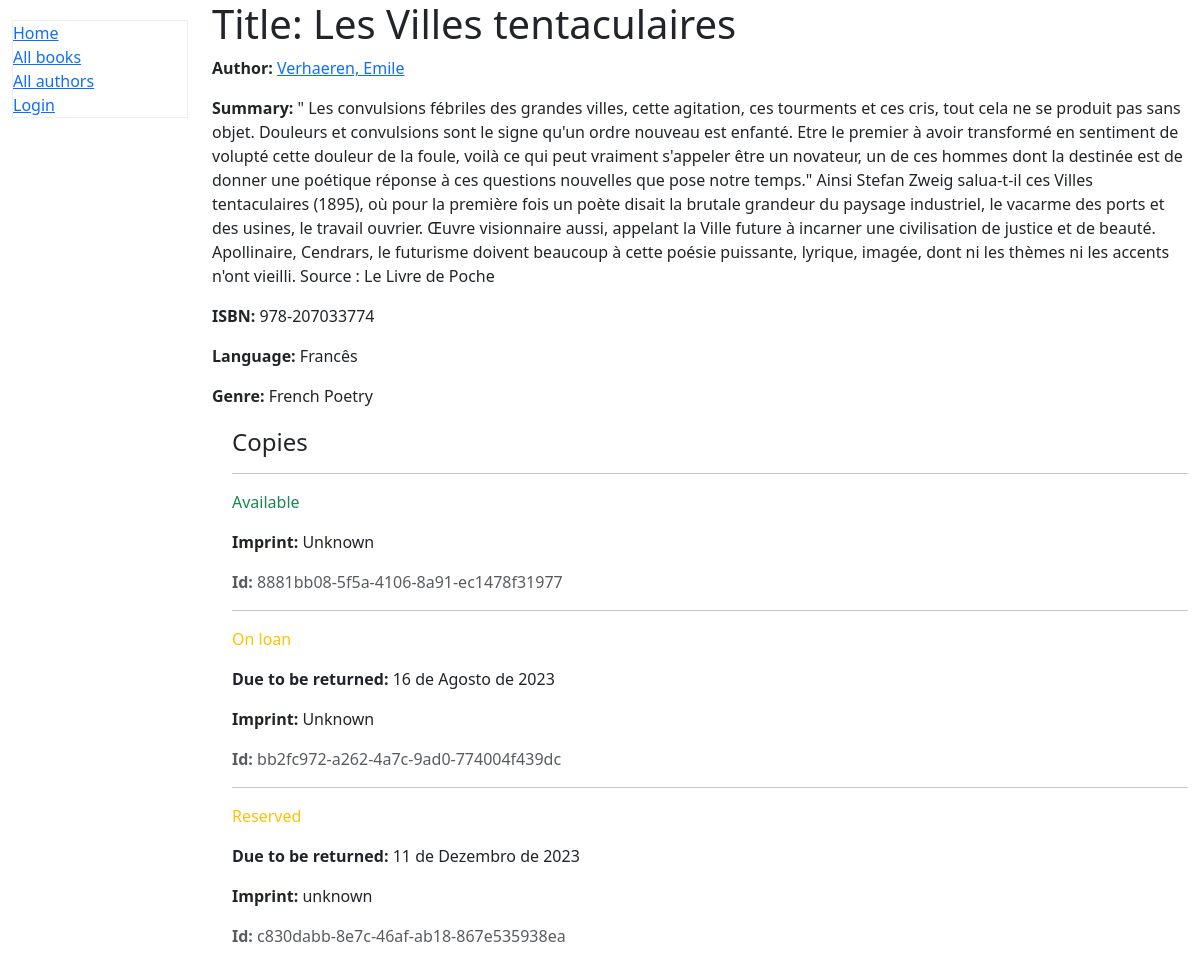
/catalog/book/2, run on an earlier commit of the app's database.
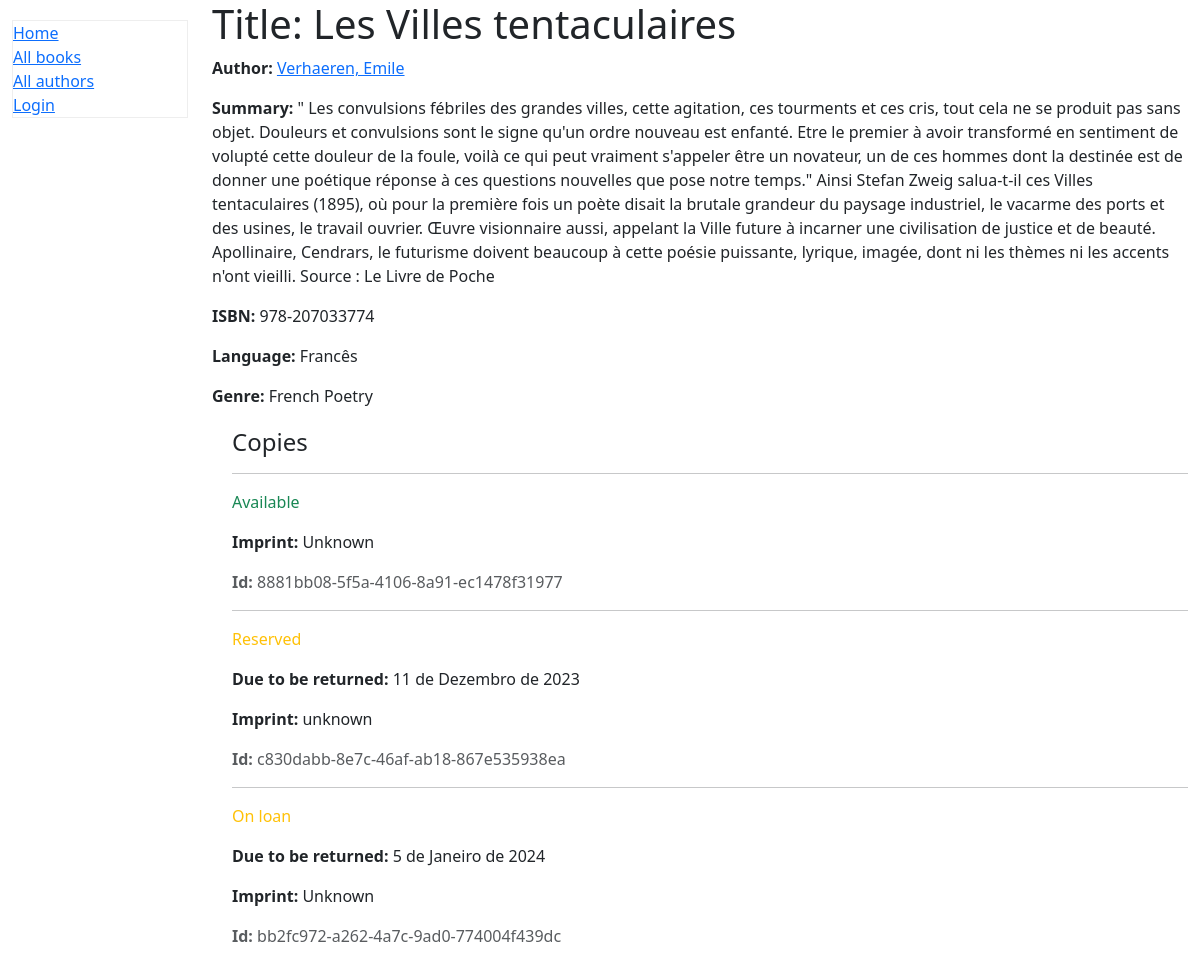
And on a later commit of the database.
### catalog/models.py (models this page shows, shortened)
class Book(models.Model):
    title = models.CharField(max_length=200)
    author = models.ForeignKey(Author, on_delete=models.RESTRICT, null=True)
    summary = models.TextField(
        max_length=1000, help_text="Enter a brief description of the book")
    isbn = models.CharField('ISBN', max_length=13,
                            unique=True,
                            help_text='13 Character <a href="https://www.isbn-international.org/content/what-isbn'
                                      '">ISBN number</a>')
    genre = models.ManyToManyField(
        Genre, help_text="Select a genre for this book")
    language = models.ForeignKey(
        'Language', on_delete=models.SET_NULL, null=True)
    def display_genre(self):
        """Create a string for the Genre. This is required to display genre in Admin."""
        return ', '.join(genre.name for genre in self.genre.all()[:3])
    display_genre.short_description = 'Gênero'

class Author(models.Model):
    first_name = models.CharField(max_length=100)
    last_name = models.CharField(max_length=100)
    date_of_birth = models.DateField(null=True, blank=True)
    date_of_death = models.DateField('Died', null=True, blank=True)
    class Meta:
        ordering = ['last_name', 'first_name']
    def __str__(self):
        return f'{self.last_name}, {self.first_name}'

class Language(models.Model):
    name = models.CharField(max_length=200,
                            unique=True,
                            help_text="Enter the book's natural language (e.g. English, French, Japanese etc.)")
    def __str__(self):
        return self.name

class Genre(models.Model):
    name = models.CharField(
        max_length=200,
        unique=True,
        help_text="Enter a book genre (e.g. Science Fiction, French Poetry etc.)"
    )
    def __str__(self):
        return self.name

class BookInstance(models.Model):
    id = models.UUIDField(primary_key=True, default=uuid.uuid4,
                          help_text="Unique ID for this particular book across whole library")
    book = models.ForeignKey(Book, on_delete=models.RESTRICT, null=True)
    imprint = models.CharField(max_length=200)
    due_back = models.DateField(null=True, blank=True)
    LOAN_STATUS = (
        ('m', 'Maintenance'),
        ('o', 'On loan'),
        ('a', 'Available'),
        ('r', 'Reserved'),
    )
    status = models.CharField(
        max_length=1,
        choices=LOAN_STATUS,
        blank=True,
        default='m',
        help_text='Book availability',
    )
    borrower = models.ForeignKey(User, on_delete=models.SET_NULL, null=True, blank=True)
    class Meta:
        ordering = ['due_back']
        permissions = (("can_mark_returned", "Set book as returned"),)

### catalog/views.py (the view)
# urls.py: re_path(r'^book/(?P<pk>\d+)$', views.BookDetailView.as_view(), name='book-detail'),
class BookDetailView(generic.DetailView):
    model = Book
    template_name = 'catalog/book_detail.html'

### catalog/templates/catalog/book_detail.html
{% extends "base_generic.html" %}
{% block content %}
  <h1>Title: {{ book.title }}</h1>
  <p><strong>Author:</strong> <a href="">{{ book.author }}</a></p>
  <p><strong>Summary:</strong> {{ book.summary }}</p>
  <p><strong>ISBN:</strong> {{ book.isbn }}</p>
  <p><strong>Language:</strong> {{ book.language }}</p>
  <p><strong>Genre:</strong> {{ book.genre.all|join:", " }}</p>
  <div style="margin-left:20px;margin-top:20px">
    <h4>Copies</h4>
    {% for copy in book.bookinstance_set.all %}
      <hr />
      <p
        class="{% if copy.status == 'a' %}text-success{% elif copy.status == 'm' %}text-danger{% else %}text-warning{% endif %}">
        {{ copy.get_status_display }}
      </p>
      {% if copy.status != 'a' %}
        <p><strong>Due to be returned:</strong> {{ copy.due_back }}</p>
      {% endif %}
      <p><strong>Imprint:</strong> {{ copy.imprint }}</p>
      <p class="text-muted"><strong>Id:</strong> {{ copy.id }}</p>
    {% endfor %}
  </div>
{% endblock %}

### catalog/templates/base_generic.html (shortened to what this page needs)
<!DOCTYPE html>
<html lang="en">
  <head>
    <link href="https://cdn.jsdelivr.net/npm/bootstrap@5.3.2/dist/css/bootstrap.min.css"
      rel="stylesheet"
>
    {% load static %}
    <link rel="stylesheet" href="{% static 'css/styles.css' %}" />
  </head>
  <body>
    <div class="container-fluid">
      <div class="row">
        <div class="col-sm-2">
          {% block sidebar %}
            <ul class="sidebar-nav">
              <li><a href="{% url 'index' %}">Home</a></li>
              <li><a href="{% url 'books' %}">All books</a></li>
              <li><a href="{% url 'authors' %}">All authors</a></li>
              {% if user.is_authenticated %}
                <li>User: {{ user.get_username }}</li>
                <li><a href="{% url 'my-borrowed' %}">My Borrowed</a></li>
                <li><a href="{% url 'logout' %}?next={{ request.path }}">Logout</a></li>
                {% if user.is_staff %}
                  <li>Staff</li>
                {% endif %}
                <li><a href="{% url 'all-borrowed' %}?next={{ request.path }}">All borrowed</a></li>
              {% else %}
                <li><a href="{% url 'login' %}?next={{ request.path }}">Login</a></li>
              {% endif %}
            </ul>
          {% endblock %}
        </div>
        <div class="col-sm-10 ">{% block content %}{% endblock %}
      </div>
      </div>
    </div>
  </body>
</html>

### catalog/static/css/styles.css (style rules this page uses)
.sidebar-nav { margin-top: 20px; padding: 0; list-style: none; border: 1px solid #eee; }

What changed in the data, as far as the page shows it:
shown differently, row unchanged: BookInstance "Reserved": moves up the list
changed BookInstance "On loan": due_back "16 de Agosto de 2023" → "5 de Janeiro de 2024"
